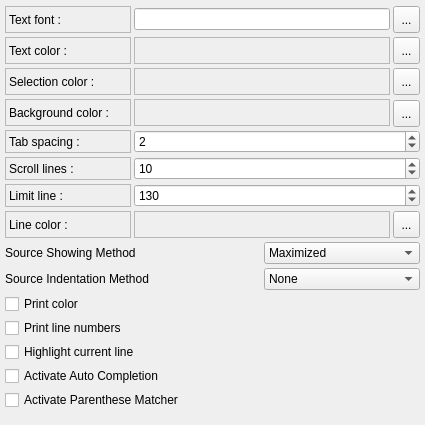
        <widget class="QWidget" name="pEditor" >
         <property name="geometry" >
          <rect>
           <x>0</x>
           <y>0</y>
           <width>425</width>
           <height>425</height>
          </rect>
         </property>
         <attribute name="label" >
          <string>Editor</string>
         </attribute>
         <layout class="QGridLayout" >
          <property name="margin" >
           <number>5</number>
          </property>
          <property name="spacing" >
           <number>3</number>
          </property>
	  
	  <item row="0" column="0" >
		  <widget class="QLabel" name="lTextFont" >
			  <property name="frameShape" >
				  <enum>QFrame::StyledPanel</enum>
			  </property>
			  <property name="text" >
				  <string>Text font :</string>
			  </property>
		  </widget>
	  </item>
	  <item row="0" column="1" colspan="2" >
		  <widget class="QLineEdit" name="leTextFontPreview" >
			  <property name="alignment" >
				  <set>Qt::AlignLeading</set>
			  </property>
			  <property name="readOnly" >
				  <bool>true</bool>
			  </property>
		  </widget>
          </item>
	  <item row="0" column="3" >
		  <widget class="QToolButton" name="tbTextFont" >
			  <property name="minimumSize" >
				  <size>
					  <width>27</width>
					  <height>27</height>
				  </size>
			  </property>
			  <property name="maximumSize" >
				  <size>
					  <width>27</width>
					  <height>27</height>
				  </size>
			  </property>
			  <property name="cursor" >
				  <cursor>13</cursor>
			  </property>
			  <property name="text" >
				  <string>...</string>
			  </property>
		  </widget>
          </item>
	  
	  <item row="1" column="0" >
		  <widget class="QLabel" name="lTextForegroundColor" >
			  <property name="frameShape" >
				  <enum>QFrame::StyledPanel</enum>
			  </property>
			  <property name="text" >
				  <string>Text color :</string>
			  </property>
		  </widget>
	  </item>
	  <item row="1" column="1" colspan="2" >
		  <widget class="QLabel" name="lTextForegroundColorPreview" >
			  <property name="autoFillBackground" >
				  <bool>true</bool>
			  </property>
			  <property name="frameShape" >
				  <enum>QFrame::StyledPanel</enum>
			  </property>
		  </widget>
          </item>
	  <item row="1" column="3" >
		  <widget class="QToolButton" name="tbTextForegroundColor" >
			  <property name="minimumSize" >
				  <size>
					  <width>27</width>
					  <height>27</height>
				  </size>
			  </property>
			  <property name="maximumSize" >
				  <size>
					  <width>27</width>
					  <height>27</height>
				  </size>
			  </property>
			  <property name="cursor" >
				  <cursor>13</cursor>
			  </property>
			  <property name="text" >
				  <string>...</string>
			  </property>
		  </widget>
          </item>
	  
	  <item row="2" column="0" >
		  <widget class="QLabel" name="lTextSelectionColor" >
			  <property name="frameShape" >
				  <enum>QFrame::StyledPanel</enum>
			  </property>
			  <property name="text" >
				  <string>Selection color :</string>
			  </property>
		  </widget>
          </item>
	  <item row="2" column="1" colspan="2" >
		  <widget class="QLabel" name="lTextSelectionColorPreview" >
			  <property name="autoFillBackground" >
				  <bool>true</bool>
			  </property>
			  <property name="frameShape" >
				  <enum>QFrame::StyledPanel</enum>
			  </property>
			  <property name="text" >
				  <string/>
			  </property>
		  </widget>
          </item>
	  <item row="2" column="3" >
		  <widget class="QToolButton" name="tbTextSelectionColor" >
			  <property name="minimumSize" >
				  <size>
					  <width>27</width>
					  <height>27</height>
				  </size>
			  </property>
			  <property name="maximumSize" >
				  <size>
					  <width>27</width>
					  <height>27</height>
				  </size>
			  </property>
			  <property name="cursor" >
				  <cursor>13</cursor>
			  </property>
			  <property name="text" >
				  <string>...</string>
			  </property>
		  </widget>
          </item>
	  
	  <item row="3" column="0" >
		  <widget class="QLabel" name="lTextBackgroundColor" >
			  <property name="frameShape" >
				  <enum>QFrame::StyledPanel</enum>
			  </property>
			  <property name="text" >
				  <string>Background color :</string>
			  </property>
		  </widget>
          </item>
	  <item row="3" column="1" colspan="2" >
		  <widget class="QLabel" name="lTextBackgroundColorPreview" >
			  <property name="autoFillBackground" >
				  <bool>true</bool>
			  </property>
			  <property name="frameShape" >
				  <enum>QFrame::StyledPanel</enum>
			  </property>
			  <property name="text" >
				  <string/>
			  </property>
		  </widget>
          </item>
	  <item row="3" column="3" >
		  <widget class="QToolButton" name="tbTextBackgroundColor" >
			  <property name="minimumSize" >
				  <size>
					  <width>27</width>
					  <height>27</height>
				  </size>
			  </property>
			  <property name="maximumSize" >
				  <size>
					  <width>24</width>
					  <height>24</height>
				  </size>
			  </property>
			  <property name="cursor" >
				  <cursor>13</cursor>
			  </property>
			  <property name="text" >
				  <string>...</string>
			  </property>
		  </widget>
          </item>
	  
	  <item row="4" column="0" >
		  <widget class="QLabel" name="lTextTabSpacing" >
			  <property name="frameShape" >
				  <enum>QFrame::StyledPanel</enum>
			  </property>
			  <property name="text" >
				  <string>Tab spacing :</string>
			  </property>
		  </widget>
	  </item>
	  <item row="4" column="1" colspan="3" >
		  <widget class="QSpinBox" name="sbTextTabSpacing" >
			  <property name="minimum" >
				  <number>1</number>
			  </property>
			  <property name="value" >
				  <number>2</number>
			  </property>
		  </widget>
          </item>
	  
	  <item row="5" column="0" >
		  <widget class="QLabel" name="lTextScrollLines" >
			  <property name="frameShape" >
				  <enum>QFrame::StyledPanel</enum>
			  </property>
			  <property name="text" >
				  <string>Scroll lines :</string>
			  </property>
		  </widget>
	  </item>
	  <item row="5" column="1" colspan="3" >
		  <widget class="QSpinBox" name="sbTextScrollLines" >
			  <property name="minimum" >
				  <number>1</number>
			  </property>
			  <property name="value" >
				  <number>10</number>
			  </property>
		  </widget>
          </item>
	  
	  <item row="6" column="0" >
		  <widget class="QLabel" name="lLimitLine" >
			  <property name="sizePolicy" >
				  <sizepolicy>
					  <hsizetype>5</hsizetype>
					  <vsizetype>5</vsizetype>
					  <horstretch>0</horstretch>
					  <verstretch>0</verstretch>
				  </sizepolicy>
			  </property>
			  <property name="frameShape" >
				  <enum>QFrame::StyledPanel</enum>
			  </property>
			  <property name="text" >
				  <string>Limit line :</string>
			  </property>
		  </widget>
	  </item>
	  <item row="6" column="1" colspan="3" >
		  <widget class="QSpinBox" name="sbLimitLine" >
			  <property name="maximum" >
				  <number>500</number>
			  </property>
			  <property name="minimum" >
				  <number>1</number>
			  </property>
			  <property name="value" >
				  <number>130</number>
			  </property>
		  </widget>
          </item>
	  
	  <item row="7" column="0" >
		  <widget class="QLabel" name="lLimitLineColor" >
			  <property name="frameShape" >
				  <enum>QFrame::StyledPanel</enum>
			  </property>
			  <property name="text" >
				  <string>Line color :</string>
			  </property>
		  </widget>
	  </item>
	  <item row="7" column="1" colspan="2" >
		  <widget class="QLabel" name="lLimitLineColorPreview" >
			  <property name="autoFillBackground" >
				  <bool>true</bool>
			  </property>
			  <property name="frameShape" >
				  <enum>QFrame::StyledPanel</enum>
			  </property>
			  <property name="text" >
				  <string/>
			  </property>
		  </widget>
          </item>
	  <item row="7" column="3" >
		  <widget class="QToolButton" name="tbLimitLineColor" >
			  <property name="minimumSize" >
				  <size>
					  <width>27</width>
					  <height>27</height>
				  </size>
			  </property>
			  <property name="maximumSize" >
				  <size>
					  <width>27</width>
					  <height>27</height>
				  </size>
			  </property>
			  <property name="text" >
				  <string>...</string>
			  </property>
		  </widget>
          </item>
	  
	  <item row="8" column="0" colspan="2" >
		  <widget class="QLabel" name="lSourceShowingMethod" >
			  <property name="sizePolicy" >
				  <sizepolicy>
					  <hsizetype>1</hsizetype>
					  <vsizetype>5</vsizetype>
					  <horstretch>0</horstretch>
					  <verstretch>0</verstretch>
				  </sizepolicy>
			  </property>
			  <property name="text" >
				  <string>Source Showing Method</string>
			  </property>
		  </widget>
          </item>
	  <item row="8" column="2" colspan="2" >
		  <widget class="QComboBox" name="cbSourceShowingMethod" >
			  <property name="sizePolicy" >
				  <sizepolicy>
					  <hsizetype>1</hsizetype>
					  <vsizetype>0</vsizetype>
					  <horstretch>0</horstretch>
					  <verstretch>0</verstretch>
				  </sizepolicy>
			  </property>
			  <item>
				  <property name="text" >
					  <string>Maximized</string>
				  </property>
			  </item>
			  <item>
				  <property name="text" >
					  <string>Vertically</string>
				  </property>
			  </item>
			  <item>
				  <property name="text" >
					  <string>Horizontally</string>
				  </property>
			  </item>
		  </widget>
          </item>
	  
	  <item row="9" column="0" colspan="2" >
		  <widget class="QLabel" name="lSourceIndentationMethod" >
			  <property name="sizePolicy" >
				  <sizepolicy>
					  <hsizetype>1</hsizetype>
					  <vsizetype>5</vsizetype>
					  <horstretch>0</horstretch>
					  <verstretch>0</verstretch>
				  </sizepolicy>
			  </property>
			  <property name="text" >
				  <string>Source Indentation Method</string>
			  </property>
		  </widget>
	  </item>
	  <item row="9" column="2" colspan="2" >
		  <widget class="QComboBox" name="cbSourceIndentationMethod" >
			  <property name="sizePolicy" >
				  <sizepolicy>
					  <hsizetype>1</hsizetype>
					  <vsizetype>0</vsizetype>
					  <horstretch>0</horstretch>
					  <verstretch>0</verstretch>
				  </sizepolicy>
			  </property>
			  <item>
				  <property name="text" >
					  <string>None</string>
				  </property>
			  </item>
			  <item>
				  <property name="text" >
					  <string>Simple</string>
				  </property>
			  </item>
			  <item>
				  <property name="text" >
					  <string>Full</string>
				  </property>
			  </item>
		  </widget>
          </item>
	  
	  <item row="10" column="0" colspan="4" >
		  <widget class="QCheckBox" name="cbPrintingColor" >
			  <property name="text" >
				  <string>Print color</string>
			  </property>
		  </widget>
	  </item>
	  
	  <item row="11" column="0" colspan="4" >
		  <widget class="QCheckBox" name="cbPrintingLineNumbers" >
			  <property name="text" >
				  <string>Print line numbers</string>
			  </property>
		  </widget>
	  </item>
	  
	  <item row="12" column="0" colspan="4" >
		  <widget class="QCheckBox" name="cbHighlightCurrentLine" >
			  <property name="text" >
				  <string>Highlight current line</string>
			  </property>
		  </widget>
          </item>
	  
	  <item row="13" column="0" colspan="4" >
		  <widget class="QCheckBox" name="cbActivateAutoCompletion" >
			  <property name="text" >
				  <string>Activate Auto Completion</string>
			  </property>
		  </widget>
	  </item>
	  
	  <item row="14" column="0" colspan="4" >
		  <widget class="QCheckBox" name="cbActivateParentheseMatcher" >
			  <property name="text" >
				  <string>Activate Parenthese Matcher</string>
			  </property>
		  </widget>
          </item>
          
	  
          
	  
          
	  
         </layout>
        </widget>
